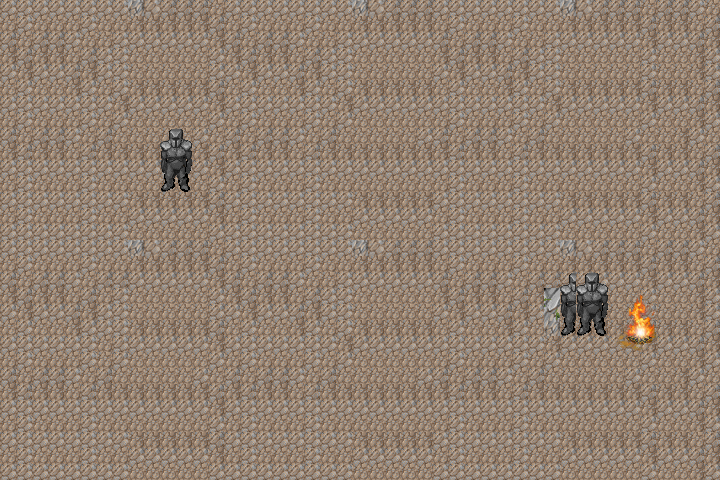

A 2D game scene composited from a Tiled map and its tileset images. What follows is a short description and the map's XML, with each tile layer's data collapsed to a summary:
An orthogonal 45x30 tile map with 16x16 px tiles, 2 tile layers (Tilelaag 1, Tilelaag 3), 2 tilesets and 5 objects.

<map version="1.0" orientation="orthogonal" renderorder="right-down" width="45" height="30" tilewidth="16" tileheight="16" nextobjectid="35">
 <tileset firstgid="1" name="blowharder" tilewidth="16" tileheight="16" tilecount="4408" columns="116">
  <image source="blowharder.png" width="1856" height="608" />
 </tileset>
 <tileset firstgid="4409" name="mountain_landscape" tilewidth="16" tileheight="16" tilecount="1024" columns="32">
  <image source="mountain_landscape.png" width="512" height="512" />
 </tileset>
 <layer name="Tilelaag 1" width="45" height="30">
  <data>[1350 cells, 1350 non-empty, 10 distinct tile ids]</data>
 </layer>
 <objectgroup name="collison-layer">
  <object id="3" x="419" y="465" height="1" />
  <object id="27" x="404" y="288" width="27" height="65" />
  <object id="28" x="387" y="178" width="27" height="59" />
  <object id="29" x="606" y="-6" width="114" height="168" />
  <object id="32" x="158" y="124" width="34" height="68" />
 </objectgroup>
 <layer name="Tilelaag 3" width="45" height="30">
  <data>[1350 cells, 36 non-empty, 24 distinct tile ids]</data>
 </layer>
</map>
